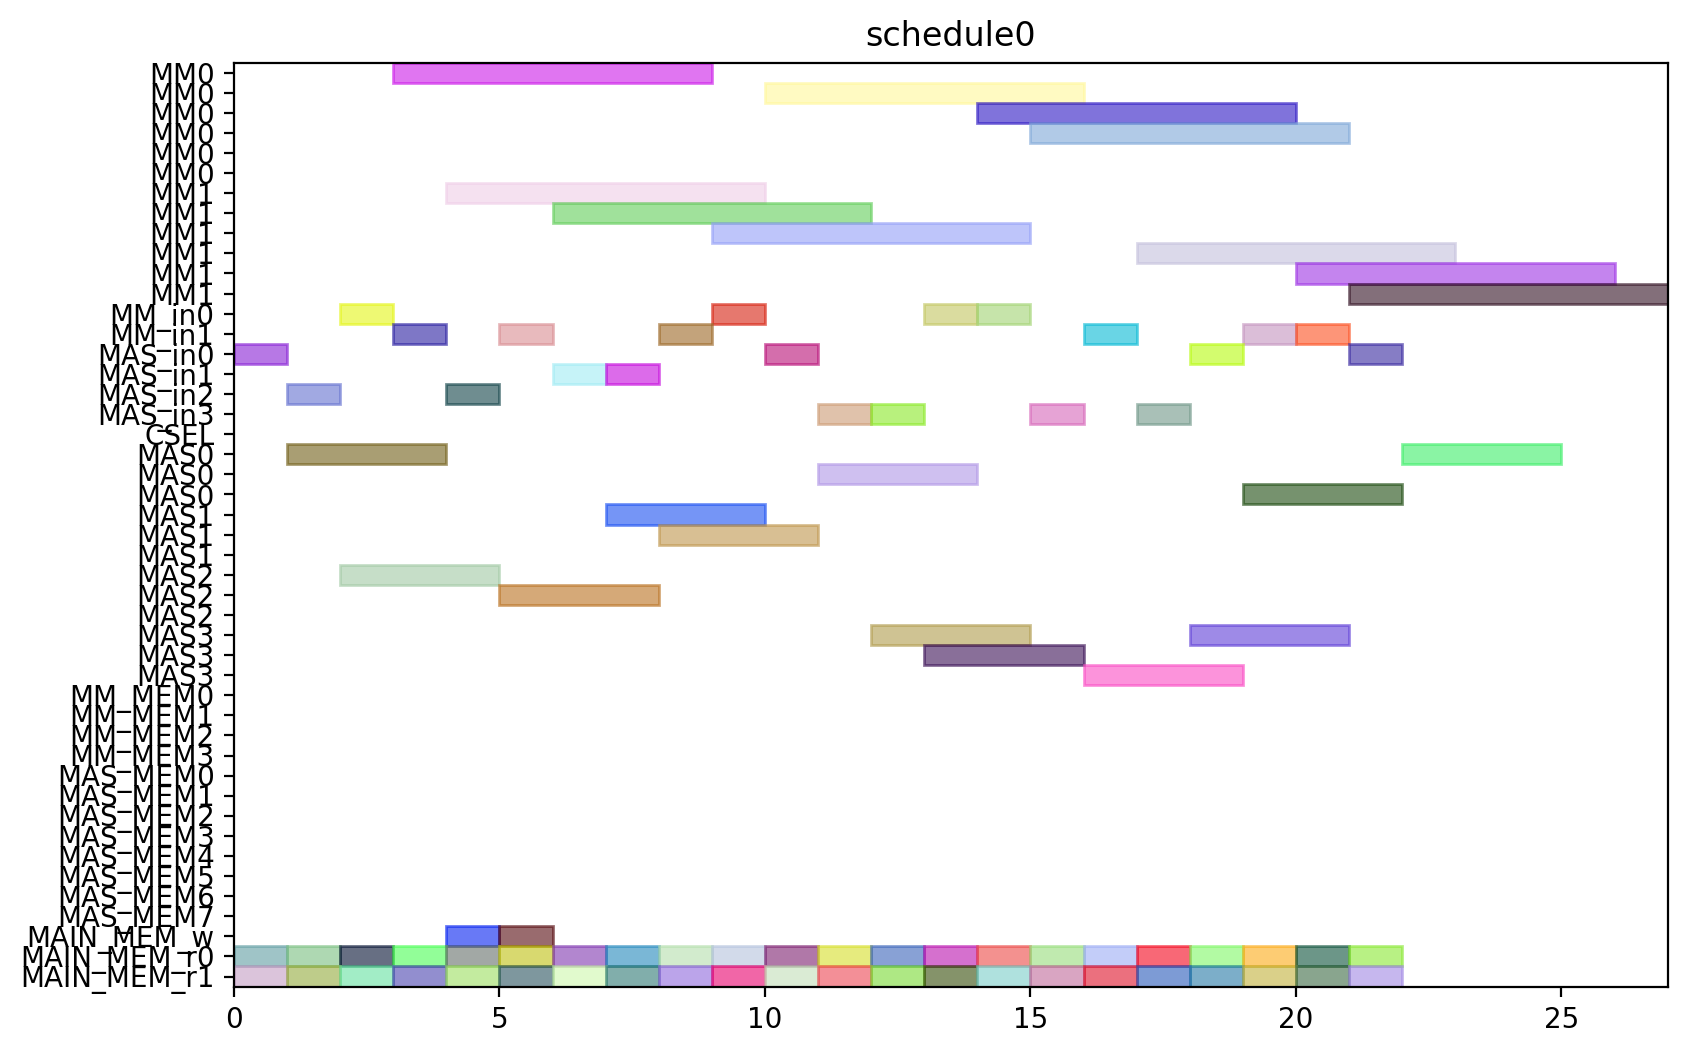

The script that drew this image:
from pyschedule import Scenario, solvers, plotters, alt


def solve():
	horizon = 120
	S = Scenario("schedule0", horizon=horizon)

	# resource
	MM = S.Resources('MM', num=2, size=6)
	MM_in = S.Resources('MM_in', num=2)
	MAS_in = S.Resources('MAS_in', num=4)
	CSEL = S.Resource('CSEL')
	MAS = S.Resources('MAS', num=4, size=3, periods=range(1, horizon))
	MM_MEM = S.Resources('MM_MEM', num=4)
	MAS_MEM = S.Resources('MAS_MEM', num=8)
	MAIN_MEM_w = S.Resource('MAIN_MEM_w', size=1)
	MAIN_MEM_r = S.Resources('MAIN_MEM_r', num=2)

	# result of previous scheduling

	# new tasks
	c10_t0 = S.Task('c10_t0', length=6, delay_cost=1)
	c10_t0 += alt(MM)
	c10_t0_in = S.Task('c10_t0_in', length=1, delay_cost=1)
	c10_t0_in += alt(MM_in)
	S += c10_t0_in*MM_in[0]<=c10_t0*MM[0]
	S += c10_t0_in*MM_in[1]<=c10_t0*MM[1]
	c10_t0_mem0 = S.Task('c10_t0_mem0', length=1, delay_cost=1)
	c10_t0_mem0 += MAIN_MEM_r[0]
	S += c10_t0_mem0 <= c10_t0

	c10_t0_mem1 = S.Task('c10_t0_mem1', length=1, delay_cost=1)
	c10_t0_mem1 += MAIN_MEM_r[1]
	S += c10_t0_mem1 <= c10_t0

	c10_t1 = S.Task('c10_t1', length=6, delay_cost=1)
	c10_t1 += alt(MM)
	c10_t1_in = S.Task('c10_t1_in', length=1, delay_cost=1)
	c10_t1_in += alt(MM_in)
	S += c10_t1_in*MM_in[0]<=c10_t1*MM[0]
	S += c10_t1_in*MM_in[1]<=c10_t1*MM[1]
	c10_t1_mem0 = S.Task('c10_t1_mem0', length=1, delay_cost=1)
	c10_t1_mem0 += MAIN_MEM_r[0]
	S += c10_t1_mem0 <= c10_t1

	c10_t1_mem1 = S.Task('c10_t1_mem1', length=1, delay_cost=1)
	c10_t1_mem1 += MAIN_MEM_r[1]
	S += c10_t1_mem1 <= c10_t1

	c10_t2 = S.Task('c10_t2', length=3, delay_cost=1)
	c10_t2 += alt(MAS)
	c10_t2_in = S.Task('c10_t2_in', length=1, delay_cost=1)
	c10_t2_in += alt(MAS_in)
	S += c10_t2_in*MAS_in[0]<=c10_t2*MAS[0]

	S += c10_t2_in*MAS_in[1]<=c10_t2*MAS[1]

	S += c10_t2_in*MAS_in[2]<=c10_t2*MAS[2]

	S += c10_t2_in*MAS_in[3]<=c10_t2*MAS[3]

	c10_t2_mem0 = S.Task('c10_t2_mem0', length=1, delay_cost=1)
	c10_t2_mem0 += MAIN_MEM_r[0]
	S += c10_t2_mem0 <= c10_t2

	c10_t2_mem1 = S.Task('c10_t2_mem1', length=1, delay_cost=1)
	c10_t2_mem1 += MAIN_MEM_r[1]
	S += c10_t2_mem1 <= c10_t2

	c10_t3 = S.Task('c10_t3', length=3, delay_cost=1)
	c10_t3 += alt(MAS)
	c10_t3_in = S.Task('c10_t3_in', length=1, delay_cost=1)
	c10_t3_in += alt(MAS_in)
	S += c10_t3_in*MAS_in[0]<=c10_t3*MAS[0]

	S += c10_t3_in*MAS_in[1]<=c10_t3*MAS[1]

	S += c10_t3_in*MAS_in[2]<=c10_t3*MAS[2]

	S += c10_t3_in*MAS_in[3]<=c10_t3*MAS[3]

	c10_t3_mem0 = S.Task('c10_t3_mem0', length=1, delay_cost=1)
	c10_t3_mem0 += MAIN_MEM_r[0]
	S += c10_t3_mem0 <= c10_t3

	c10_t3_mem1 = S.Task('c10_t3_mem1', length=1, delay_cost=1)
	c10_t3_mem1 += MAIN_MEM_r[1]
	S += c10_t3_mem1 <= c10_t3

	c20_t0 = S.Task('c20_t0', length=6, delay_cost=1)
	c20_t0 += alt(MM)
	c20_t0_in = S.Task('c20_t0_in', length=1, delay_cost=1)
	c20_t0_in += alt(MM_in)
	S += c20_t0_in*MM_in[0]<=c20_t0*MM[0]
	S += c20_t0_in*MM_in[1]<=c20_t0*MM[1]
	c20_t0_mem0 = S.Task('c20_t0_mem0', length=1, delay_cost=1)
	c20_t0_mem0 += MAIN_MEM_r[0]
	S += c20_t0_mem0 <= c20_t0

	c20_t0_mem1 = S.Task('c20_t0_mem1', length=1, delay_cost=1)
	c20_t0_mem1 += MAIN_MEM_r[1]
	S += c20_t0_mem1 <= c20_t0

	c20_t1 = S.Task('c20_t1', length=6, delay_cost=1)
	c20_t1 += alt(MM)
	c20_t1_in = S.Task('c20_t1_in', length=1, delay_cost=1)
	c20_t1_in += alt(MM_in)
	S += c20_t1_in*MM_in[0]<=c20_t1*MM[0]
	S += c20_t1_in*MM_in[1]<=c20_t1*MM[1]
	c20_t1_mem0 = S.Task('c20_t1_mem0', length=1, delay_cost=1)
	c20_t1_mem0 += MAIN_MEM_r[0]
	S += c20_t1_mem0 <= c20_t1

	c20_t1_mem1 = S.Task('c20_t1_mem1', length=1, delay_cost=1)
	c20_t1_mem1 += MAIN_MEM_r[1]
	S += c20_t1_mem1 <= c20_t1

	c20_t2 = S.Task('c20_t2', length=3, delay_cost=1)
	c20_t2 += alt(MAS)
	c20_t2_in = S.Task('c20_t2_in', length=1, delay_cost=1)
	c20_t2_in += alt(MAS_in)
	S += c20_t2_in*MAS_in[0]<=c20_t2*MAS[0]

	S += c20_t2_in*MAS_in[1]<=c20_t2*MAS[1]

	S += c20_t2_in*MAS_in[2]<=c20_t2*MAS[2]

	S += c20_t2_in*MAS_in[3]<=c20_t2*MAS[3]

	c20_t2_mem0 = S.Task('c20_t2_mem0', length=1, delay_cost=1)
	c20_t2_mem0 += MAIN_MEM_r[0]
	S += c20_t2_mem0 <= c20_t2

	c20_t2_mem1 = S.Task('c20_t2_mem1', length=1, delay_cost=1)
	c20_t2_mem1 += MAIN_MEM_r[1]
	S += c20_t2_mem1 <= c20_t2

	c20_t3 = S.Task('c20_t3', length=3, delay_cost=1)
	c20_t3 += alt(MAS)
	c20_t3_in = S.Task('c20_t3_in', length=1, delay_cost=1)
	c20_t3_in += alt(MAS_in)
	S += c20_t3_in*MAS_in[0]<=c20_t3*MAS[0]

	S += c20_t3_in*MAS_in[1]<=c20_t3*MAS[1]

	S += c20_t3_in*MAS_in[2]<=c20_t3*MAS[2]

	S += c20_t3_in*MAS_in[3]<=c20_t3*MAS[3]

	c20_t3_mem0 = S.Task('c20_t3_mem0', length=1, delay_cost=1)
	c20_t3_mem0 += MAIN_MEM_r[0]
	S += c20_t3_mem0 <= c20_t3

	c20_t3_mem1 = S.Task('c20_t3_mem1', length=1, delay_cost=1)
	c20_t3_mem1 += MAIN_MEM_r[1]
	S += c20_t3_mem1 <= c20_t3

	c01_t0 = S.Task('c01_t0', length=6, delay_cost=1)
	c01_t0 += alt(MM)
	c01_t0_in = S.Task('c01_t0_in', length=1, delay_cost=1)
	c01_t0_in += alt(MM_in)
	S += c01_t0_in*MM_in[0]<=c01_t0*MM[0]
	S += c01_t0_in*MM_in[1]<=c01_t0*MM[1]
	c01_t0_mem0 = S.Task('c01_t0_mem0', length=1, delay_cost=1)
	c01_t0_mem0 += MAIN_MEM_r[0]
	S += c01_t0_mem0 <= c01_t0

	c01_t0_mem1 = S.Task('c01_t0_mem1', length=1, delay_cost=1)
	c01_t0_mem1 += MAIN_MEM_r[1]
	S += c01_t0_mem1 <= c01_t0

	c01_t1 = S.Task('c01_t1', length=6, delay_cost=1)
	c01_t1 += alt(MM)
	c01_t1_in = S.Task('c01_t1_in', length=1, delay_cost=1)
	c01_t1_in += alt(MM_in)
	S += c01_t1_in*MM_in[0]<=c01_t1*MM[0]
	S += c01_t1_in*MM_in[1]<=c01_t1*MM[1]
	c01_t1_mem0 = S.Task('c01_t1_mem0', length=1, delay_cost=1)
	c01_t1_mem0 += MAIN_MEM_r[0]
	S += c01_t1_mem0 <= c01_t1

	c01_t1_mem1 = S.Task('c01_t1_mem1', length=1, delay_cost=1)
	c01_t1_mem1 += MAIN_MEM_r[1]
	S += c01_t1_mem1 <= c01_t1

	c01_t2 = S.Task('c01_t2', length=3, delay_cost=1)
	c01_t2 += alt(MAS)
	c01_t2_in = S.Task('c01_t2_in', length=1, delay_cost=1)
	c01_t2_in += alt(MAS_in)
	S += c01_t2_in*MAS_in[0]<=c01_t2*MAS[0]

	S += c01_t2_in*MAS_in[1]<=c01_t2*MAS[1]

	S += c01_t2_in*MAS_in[2]<=c01_t2*MAS[2]

	S += c01_t2_in*MAS_in[3]<=c01_t2*MAS[3]

	c01_t2_mem0 = S.Task('c01_t2_mem0', length=1, delay_cost=1)
	c01_t2_mem0 += MAIN_MEM_r[0]
	S += c01_t2_mem0 <= c01_t2

	c01_t2_mem1 = S.Task('c01_t2_mem1', length=1, delay_cost=1)
	c01_t2_mem1 += MAIN_MEM_r[1]
	S += c01_t2_mem1 <= c01_t2

	c01_t3 = S.Task('c01_t3', length=3, delay_cost=1)
	c01_t3 += alt(MAS)
	c01_t3_in = S.Task('c01_t3_in', length=1, delay_cost=1)
	c01_t3_in += alt(MAS_in)
	S += c01_t3_in*MAS_in[0]<=c01_t3*MAS[0]

	S += c01_t3_in*MAS_in[1]<=c01_t3*MAS[1]

	S += c01_t3_in*MAS_in[2]<=c01_t3*MAS[2]

	S += c01_t3_in*MAS_in[3]<=c01_t3*MAS[3]

	c01_t3_mem0 = S.Task('c01_t3_mem0', length=1, delay_cost=1)
	c01_t3_mem0 += MAIN_MEM_r[0]
	S += c01_t3_mem0 <= c01_t3

	c01_t3_mem1 = S.Task('c01_t3_mem1', length=1, delay_cost=1)
	c01_t3_mem1 += MAIN_MEM_r[1]
	S += c01_t3_mem1 <= c01_t3

	c11_t0 = S.Task('c11_t0', length=6, delay_cost=1)
	c11_t0 += alt(MM)
	c11_t0_in = S.Task('c11_t0_in', length=1, delay_cost=1)
	c11_t0_in += alt(MM_in)
	S += c11_t0_in*MM_in[0]<=c11_t0*MM[0]
	S += c11_t0_in*MM_in[1]<=c11_t0*MM[1]
	c11_t0_mem0 = S.Task('c11_t0_mem0', length=1, delay_cost=1)
	c11_t0_mem0 += MAIN_MEM_r[0]
	S += c11_t0_mem0 <= c11_t0

	c11_t0_mem1 = S.Task('c11_t0_mem1', length=1, delay_cost=1)
	c11_t0_mem1 += MAIN_MEM_r[1]
	S += c11_t0_mem1 <= c11_t0

	c11_t1 = S.Task('c11_t1', length=6, delay_cost=1)
	c11_t1 += alt(MM)
	c11_t1_in = S.Task('c11_t1_in', length=1, delay_cost=1)
	c11_t1_in += alt(MM_in)
	S += c11_t1_in*MM_in[0]<=c11_t1*MM[0]
	S += c11_t1_in*MM_in[1]<=c11_t1*MM[1]
	c11_t1_mem0 = S.Task('c11_t1_mem0', length=1, delay_cost=1)
	c11_t1_mem0 += MAIN_MEM_r[0]
	S += c11_t1_mem0 <= c11_t1

	c11_t1_mem1 = S.Task('c11_t1_mem1', length=1, delay_cost=1)
	c11_t1_mem1 += MAIN_MEM_r[1]
	S += c11_t1_mem1 <= c11_t1

	c11_t2 = S.Task('c11_t2', length=3, delay_cost=1)
	c11_t2 += alt(MAS)
	c11_t2_in = S.Task('c11_t2_in', length=1, delay_cost=1)
	c11_t2_in += alt(MAS_in)
	S += c11_t2_in*MAS_in[0]<=c11_t2*MAS[0]

	S += c11_t2_in*MAS_in[1]<=c11_t2*MAS[1]

	S += c11_t2_in*MAS_in[2]<=c11_t2*MAS[2]

	S += c11_t2_in*MAS_in[3]<=c11_t2*MAS[3]

	c11_t2_mem0 = S.Task('c11_t2_mem0', length=1, delay_cost=1)
	c11_t2_mem0 += MAIN_MEM_r[0]
	S += c11_t2_mem0 <= c11_t2

	c11_t2_mem1 = S.Task('c11_t2_mem1', length=1, delay_cost=1)
	c11_t2_mem1 += MAIN_MEM_r[1]
	S += c11_t2_mem1 <= c11_t2

	c11_t3 = S.Task('c11_t3', length=3, delay_cost=1)
	c11_t3 += alt(MAS)
	c11_t3_in = S.Task('c11_t3_in', length=1, delay_cost=1)
	c11_t3_in += alt(MAS_in)
	S += c11_t3_in*MAS_in[0]<=c11_t3*MAS[0]

	S += c11_t3_in*MAS_in[1]<=c11_t3*MAS[1]

	S += c11_t3_in*MAS_in[2]<=c11_t3*MAS[2]

	S += c11_t3_in*MAS_in[3]<=c11_t3*MAS[3]

	c11_t3_mem0 = S.Task('c11_t3_mem0', length=1, delay_cost=1)
	c11_t3_mem0 += MAIN_MEM_r[0]
	S += c11_t3_mem0 <= c11_t3

	c11_t3_mem1 = S.Task('c11_t3_mem1', length=1, delay_cost=1)
	c11_t3_mem1 += MAIN_MEM_r[1]
	S += c11_t3_mem1 <= c11_t3

	c21_t0 = S.Task('c21_t0', length=6, delay_cost=1)
	c21_t0 += alt(MM)
	c21_t0_in = S.Task('c21_t0_in', length=1, delay_cost=1)
	c21_t0_in += alt(MM_in)
	S += c21_t0_in*MM_in[0]<=c21_t0*MM[0]
	S += c21_t0_in*MM_in[1]<=c21_t0*MM[1]
	c21_t0_mem0 = S.Task('c21_t0_mem0', length=1, delay_cost=1)
	c21_t0_mem0 += MAIN_MEM_r[0]
	S += c21_t0_mem0 <= c21_t0

	c21_t0_mem1 = S.Task('c21_t0_mem1', length=1, delay_cost=1)
	c21_t0_mem1 += MAIN_MEM_r[1]
	S += c21_t0_mem1 <= c21_t0

	c21_t1 = S.Task('c21_t1', length=6, delay_cost=1)
	c21_t1 += alt(MM)
	c21_t1_in = S.Task('c21_t1_in', length=1, delay_cost=1)
	c21_t1_in += alt(MM_in)
	S += c21_t1_in*MM_in[0]<=c21_t1*MM[0]
	S += c21_t1_in*MM_in[1]<=c21_t1*MM[1]
	c21_t1_mem0 = S.Task('c21_t1_mem0', length=1, delay_cost=1)
	c21_t1_mem0 += MAIN_MEM_r[0]
	S += c21_t1_mem0 <= c21_t1

	c21_t1_mem1 = S.Task('c21_t1_mem1', length=1, delay_cost=1)
	c21_t1_mem1 += MAIN_MEM_r[1]
	S += c21_t1_mem1 <= c21_t1

	c21_t2 = S.Task('c21_t2', length=3, delay_cost=1)
	c21_t2 += alt(MAS)
	c21_t2_in = S.Task('c21_t2_in', length=1, delay_cost=1)
	c21_t2_in += alt(MAS_in)
	S += c21_t2_in*MAS_in[0]<=c21_t2*MAS[0]

	S += c21_t2_in*MAS_in[1]<=c21_t2*MAS[1]

	S += c21_t2_in*MAS_in[2]<=c21_t2*MAS[2]

	S += c21_t2_in*MAS_in[3]<=c21_t2*MAS[3]

	c21_t2_mem0 = S.Task('c21_t2_mem0', length=1, delay_cost=1)
	c21_t2_mem0 += MAIN_MEM_r[0]
	S += c21_t2_mem0 <= c21_t2

	c21_t2_mem1 = S.Task('c21_t2_mem1', length=1, delay_cost=1)
	c21_t2_mem1 += MAIN_MEM_r[1]
	S += c21_t2_mem1 <= c21_t2

	c21_t3 = S.Task('c21_t3', length=3, delay_cost=1)
	c21_t3 += alt(MAS)
	c21_t3_in = S.Task('c21_t3_in', length=1, delay_cost=1)
	c21_t3_in += alt(MAS_in)
	S += c21_t3_in*MAS_in[0]<=c21_t3*MAS[0]

	S += c21_t3_in*MAS_in[1]<=c21_t3*MAS[1]

	S += c21_t3_in*MAS_in[2]<=c21_t3*MAS[2]

	S += c21_t3_in*MAS_in[3]<=c21_t3*MAS[3]

	c21_t3_mem0 = S.Task('c21_t3_mem0', length=1, delay_cost=1)
	c21_t3_mem0 += MAIN_MEM_r[0]
	S += c21_t3_mem0 <= c21_t3

	c21_t3_mem1 = S.Task('c21_t3_mem1', length=1, delay_cost=1)
	c21_t3_mem1 += MAIN_MEM_r[1]
	S += c21_t3_mem1 <= c21_t3

	c000 = S.Task('c000', length=3, delay_cost=1)
	c000 += alt(MAS)
	c000_in = S.Task('c000_in', length=1, delay_cost=1)
	c000_in += alt(MAS_in)
	S += c000_in*MAS_in[0]<=c000*MAS[0]

	S += c000_in*MAS_in[1]<=c000*MAS[1]

	S += c000_in*MAS_in[2]<=c000*MAS[2]

	S += c000_in*MAS_in[3]<=c000*MAS[3]

	S += 0<c000

	c000_w = S.Task('c000_w', length=1, delay_cost=1)
	c000_w += alt(MAIN_MEM_w)
	S += c000 <= c000_w

	c000_mem0 = S.Task('c000_mem0', length=1, delay_cost=1)
	c000_mem0 += MAIN_MEM_r[0]
	S += c000_mem0 <= c000

	c000_mem1 = S.Task('c000_mem1', length=1, delay_cost=1)
	c000_mem1 += MAIN_MEM_r[1]
	S += c000_mem1 <= c000

	c001 = S.Task('c001', length=3, delay_cost=1)
	c001 += alt(MAS)
	c001_in = S.Task('c001_in', length=1, delay_cost=1)
	c001_in += alt(MAS_in)
	S += c001_in*MAS_in[0]<=c001*MAS[0]

	S += c001_in*MAS_in[1]<=c001*MAS[1]

	S += c001_in*MAS_in[2]<=c001*MAS[2]

	S += c001_in*MAS_in[3]<=c001*MAS[3]

	S += 0<c001

	c001_w = S.Task('c001_w', length=1, delay_cost=1)
	c001_w += alt(MAIN_MEM_w)
	S += c001 <= c001_w

	c001_mem0 = S.Task('c001_mem0', length=1, delay_cost=1)
	c001_mem0 += MAIN_MEM_r[0]
	S += c001_mem0 <= c001

	c001_mem1 = S.Task('c001_mem1', length=1, delay_cost=1)
	c001_mem1 += MAIN_MEM_r[1]
	S += c001_mem1 <= c001

	solvers.mip.solve(S,msg=1,kind='CPLEX',ratio_gap=1.01)

	solution = [['hoge']*len(S.solution()[1]) for i in range(len(S.solution()))]
	for i in range(len(S.solution())):
		for j in range(len(S.solution()[i])):
			solution[i][j]=str(S.solution()[i][j])
	print(solution)

	cycles = int(solution[-1][3])

	pic_file_name = "/mnt/rose/usr1/fukuda/ABE/multiRAM_multiMAS_16mux/scheduling_result/stage6MM2_stage3MAS4/FROB/schedule0.png"
	if(S.solution() != []):
		plotters.matplotlib.plot(S,img_filename=pic_file_name, show_task_labels=False, fig_size=(cycles*0.25+3, 6))

	return solution
